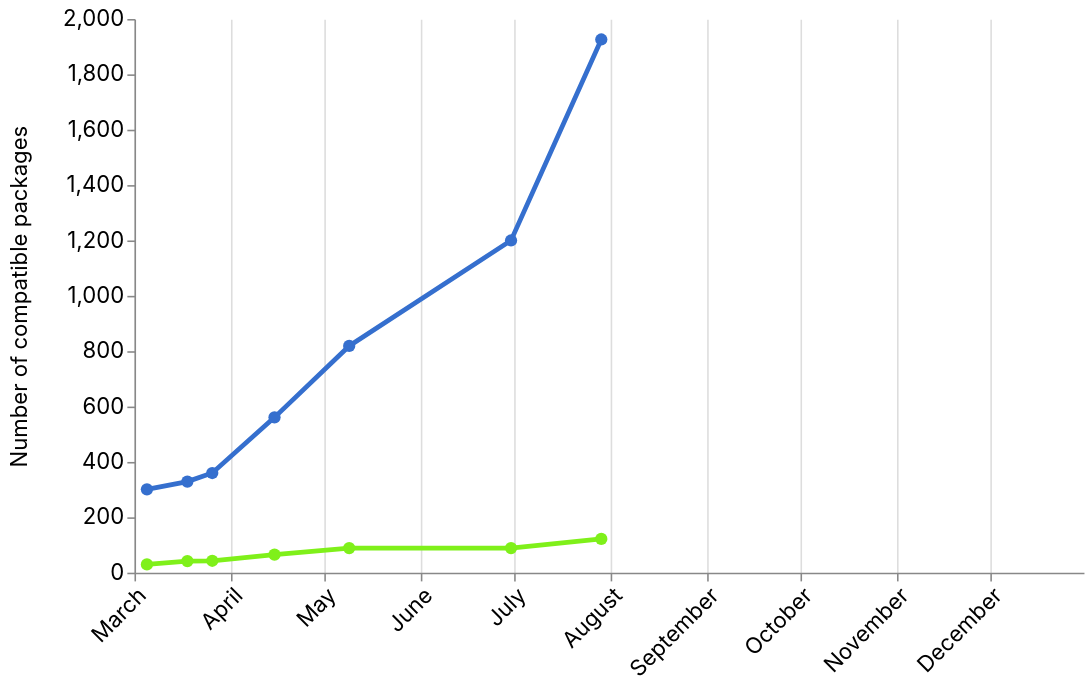

Vega-Lite specification stored for this chart:
### Vega specification from a JSON file in a GitHub repository (floating-point values rounded to 4 significant figures)
{"$schema": "https://vega.github.io/schema/vega/v5.json", "width": 600, "height": 350, "padding": 5, "data": [{"name": "overall", "transform": [{"type": "formula", "expr": "datetime(datum.snapshot)", "as": "snapshotDate"}], "values": [{"snapshot": "2024-03-05", "numPackages": 301}, {"snapshot": "2024-03-18", "numPackages": 329}, {"snapshot": "2024-03-26", "numPackages": 360}, {"snapshot": "2024-04-15", "numPackages": 561}, {"snapshot": "2024-05-09", "numPackages": 819}, {"snapshot": "2024-06-30", "numPackages": 1200}, {"snapshot": "2024-07-29", "numPackages": 1926}]}, {"name": "apple-packages", "transform": [{"type": "formula", "expr": "datetime(datum.snapshot)", "as": "snapshotDate"}], "values": [{"snapshot": "2024-03-05", "numPackages": 30}, {"snapshot": "2024-03-18", "numPackages": 42}, {"snapshot": "2024-03-26", "numPackages": 43}, {"snapshot": "2024-04-15", "numPackages": 65}, {"snapshot": "2024-05-09", "numPackages": 89}, {"snapshot": "2024-06-30", "numPackages": 89}, {"snapshot": "2024-07-29", "numPackages": 122}]}], "scales": [{"name": "xscale", "type": "time", "domain": [{"signal": "datetime('2024-03-01')"}, {"signal": "datetime('2024-12-31')"}], "range": "width"}, {"name": "yscale", "type": "linear", "domain": {"data": "overall", "field": "numPackages"}, "range": "height", "nice": true}], "axes": [{"orient": "bottom", "scale": "xscale", "grid": true, "labelFont": {"value": "-apple-system, BlinkMacSystemFont, 'SF Hello', 'Segoe UI', Roboto, 'Helvetica Neue', Arial, sans-serif"}, "labelFontSize": {"value": 14}, "labelAngle": {"value": -45}, "labelAlign": {"value": "right"}}, {"orient": "left", "scale": "yscale", "labelFont": {"value": "-apple-system, BlinkMacSystemFont, 'SF Hello', 'Segoe UI', Roboto, 'Helvetica Neue', Arial, sans-serif"}, "labelFontSize": {"value": 14}, "title": "Number of compatible packages", "titlePadding": {"value": 20}, "titleFont": {"value": "-apple-system, BlinkMacSystemFont, 'SF Hello', 'Segoe UI', Roboto, 'Helvetica Neue', Arial, sans-serif"}, "titleFontWeight": {"value": "normal"}, "titleFontSize": {"value": 14}}], "marks": [{"type": "line", "from": {"data": "overall"}, "encode": {"enter": {"x": {"scale": "xscale", "field": "snapshotDate"}, "y": {"scale": "yscale", "field": "numPackages"}, "stroke": {"value": "#356fce"}, "strokeWidth": {"value": 3}}}}, {"type": "symbol", "from": {"data": "overall"}, "encode": {"enter": {"x": {"scale": "xscale", "field": "snapshotDate"}, "y": {"scale": "yscale", "field": "numPackages"}, "size": {"value": 60}, "fill": {"value": "#356fce"}, "tooltip": {"signal": "timeFormat(datum.snapshotDate, '%b %d, %Y') + ' - ' + datum.numPackages + ' packages'"}}}}, {"type": "line", "from": {"data": "apple-packages"}, "encode": {"enter": {"x": {"scale": "xscale", "field": "snapshotDate"}, "y": {"scale": "yscale", "field": "numPackages"}, "stroke": {"value": "#7ff01a"}, "strokeWidth": {"value": 3}}}}, {"type": "symbol", "from": {"data": "apple-packages"}, "encode": {"enter": {"x": {"scale": "xscale", "field": "snapshotDate"}, "y": {"scale": "yscale", "field": "numPackages"}, "fill": {"value": "#7ff01a"}, "size": {"value": 60}, "tooltip": {"signal": "timeFormat(datum.snapshotDate, '%b %d, %Y') + ' - ' + datum.numPackages + ' packages'"}}}}]}
